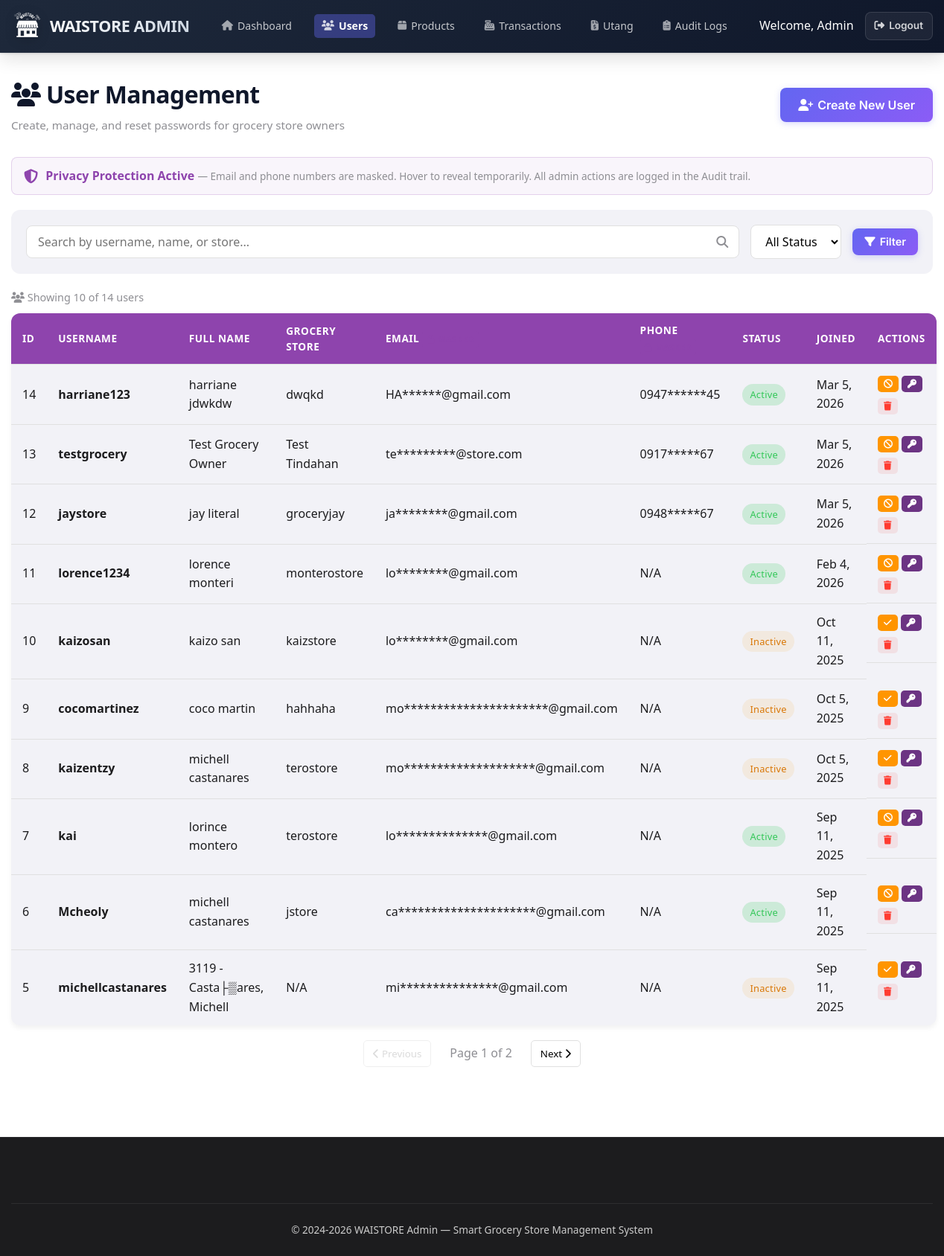
/admin_users.php (signed in), run on the app's committed database.
### tables this page shows
CREATE TABLE `users` (
  `id` int(10) unsigned NOT NULL AUTO_INCREMENT,
  `username` varchar(30) NOT NULL,
  `password` varchar(255) NOT NULL,
  `email` varchar(50) DEFAULT NULL,
  `full_name` varchar(100) DEFAULT NULL,
  `store_name` varchar(100) DEFAULT NULL,
  `phone` varchar(20) DEFAULT NULL,
  `google_id` varchar(255) DEFAULT NULL,
  `is_verified` tinyint(1) DEFAULT 0,
  `verification_token` varchar(64) DEFAULT NULL,
  `created_at` timestamp NULL DEFAULT current_timestamp(),
  `updated_at` timestamp NULL DEFAULT current_timestamp() ON UPDATE current_timestamp(),
  `reset_token` varchar(64) DEFAULT NULL,
  `reset_expires` datetime DEFAULT NULL,
  `last_logout` timestamp NULL DEFAULT NULL,
  `address` varchar(255) DEFAULT NULL,
  `has_seen_tutorial` tinyint(1) DEFAULT 0,
  `profile_image` varchar(255) DEFAULT NULL,
  PRIMARY KEY (`id`),
  UNIQUE KEY `username` (`username`),
  UNIQUE KEY `google_id` (`google_id`),
  UNIQUE KEY `verification_token` (`verification_token`),
  UNIQUE KEY `reset_token` (`reset_token`)
);

### admin_users.php (the view, shortened to what this page needs)
<?php
require_once 'db_connection.php';
$search = $_GET['search'] ?? '';
$page = max(1, intval($_GET['page'] ?? 1));
$limit = 10;
$offset = ($page - 1) * $limit;
$error = null;
$query = "SELECT * FROM users WHERE 1=1";
$count_q = "SELECT COUNT(*) as total FROM users WHERE 1=1";
$params = [];
$cs = $pdo->prepare($count_q);
$cs->execute($params);
$total_users = $cs->fetch()['total'];
$total_pages = ceil($total_users / $limit);
$query .= " ORDER BY created_at DESC LIMIT $limit OFFSET $offset";
try {
    $stmt = $pdo->prepare($query);
    $stmt->execute($params);
    $users = $stmt->fetchAll();
} catch (PDOException $e) {
    $error = $error ?? ("Database error: " . $e->getMessage());
    $users = [];
}
function maskEmail($email)
{
    $parts = explode('@', $email);
    return substr($parts[0], 0, 2) . str_repeat('*', max(3, strlen($parts[0]) - 2)) . '@' . $parts[1];
}
function maskPhone($phone)
{
    if (empty($phone))
        return 'N/A';
    $c = preg_replace('/[^0-9]/', '', $phone);
    return substr($c, 0, 4) . str_repeat('*', strlen($c) - 6) . substr($c, -2);
}
?>
<!DOCTYPE html>
<html lang="en">
<head>
    <link rel="stylesheet" href="https://cdnjs.cloudflare.com/ajax/libs/font-awesome/6.4.0/css/all.min.css">
    <link rel="stylesheet" href="waistore-global.css">
</head>
<body>
    <header>
        <div class="container">
            <div class="header-content">
                <div class="logo">
                    <img src="WAIS_LOGO.png" alt="WAISTORE Logo" style="height: 60px; width: 150px;">
                    <span>WAISTORE ADMIN</span>
                </div>
                <nav>
                    <ul>
                        <li><a href="admin.php"><i class="fas fa-home"></i> Dashboard</a></li>
                        <li><a href="admin_users.php" class="active"><i class="fas fa-users"></i> Users</a></li>
                        <li><a href="admin_products.php"><i class="fas fa-box"></i> Products</a></li>
                        <li><a href="admin_transactions.php"><i class="fas fa-cash-register"></i> Transactions</a></li>
                        <li><a href="admin_debts.php"><i class="fas fa-file-invoice-dollar"></i> Utang</a></li>
                        <li><a href="admin_audit.php"><i class="fas fa-clipboard-list"></i> Audit Logs</a></li>
                    </ul>
                </nav>
                <div class="user-actions">
                    <span>Welcome, Admin</span>
                    <a href="admin_logout.php" class="btn btn-outline"><i class="fas fa-sign-out-alt"></i> Logout</a>
                </div>
            </div>
        </div>
    </header>
    <section class="dashboard">
        <div class="container">
            <div class="dashboard-header">
                <div>
                    <h1><i class="fas fa-users"></i> User Management</h1>
                    <p style="color: var(--gray);">Create, manage, and reset passwords for grocery store owners</p>
                </div>
                <button class="btn btn-primary" onclick="openCreateModal()"
                    style="font-size: 1rem; padding: 12px 24px;">
                    <i class="fas fa-user-plus"></i> Create New User
                </button>
            </div>
            <div
                style="background: rgba(142,68,173,0.05); border: 1px solid rgba(142,68,173,0.2); border-radius: 8px; padding: 12px 16px; margin-bottom: 20px; display: flex; align-items: center; gap: 10px;">
                <i class="fas fa-shield-alt" style="color: var(--admin-primary); font-size: 1.2rem;"></i>
                <div>
                    <strong style="color: var(--admin-primary);">Privacy Protection Active</strong>
                    <span style="color: var(--gray); font-size: 0.85rem;"> — Email and phone numbers are masked. Hover
                        to reveal temporarily. All admin actions are logged in the Audit trail.</span>
                </div>
            </div>
            <div class="filters">
                <div class="search-box">
                    <input type="text" id="search" placeholder="Search by username, name, or store..."
                        value="<?php echo htmlspecialchars($search); ?>">
                    <i class="fas fa-search"></i>
                </div>
                <select id="status-filter" class="filter-select">
                    <option value="">All Status</option>
                </select>
                <button class="btn btn-primary" onclick="applyFilters()"><i class="fas fa-filter"></i> Filter</button>
            </div>
            <div style="margin-bottom: 10px; color: var(--gray); font-size: 0.9rem;">
                <i class="fas fa-users"></i> Showing <?php echo count($users); ?> of <?php echo $total_users; ?> users
            </div>
            <table class="data-table">
                <thead>
                    <tr>
                        <th>ID</th>
                        <th>Username</th>
                        <th>Full Name</th>
                        <th>Grocery Store</th>
                        <th>Email <span class="privacy-badge"><i class="fas fa-lock"></i> Masked</span></th>
                        <th>Phone <span class="privacy-badge"><i class="fas fa-lock"></i> Masked</span></th>
                        <th>Status</th>
                        <th>Joined</th>
                        <th>Actions</th>
                    </tr>
                </thead>
                <tbody>
                    <?php if (empty($users)): ?>
                        <tr>
                            <td colspan="9" style="text-align: center; padding: 40px;">
                                <i class="fas fa-users"
                                    style="font-size: 3rem; color: var(--gray); display: block; margin-bottom: 10px;"></i>
                                No users found. Click "Create New User" to add a grocery store owner.
                            </td>
                        </tr>
                    <?php else: ?>
                        <?php foreach ($users as $user): ?>
                            <tr>
                                <td><?php echo $user['id']; ?></td>
                                <td><strong><?php echo htmlspecialchars($user['username']); ?></strong></td>
                                <td><?php echo htmlspecialchars($user['full_name']); ?></td>
                                <td><?php echo htmlspecialchars($user['store_name'] ?? 'N/A'); ?></td>
                                <td>
                                    <span class="masked-data"
                                        title="<?php echo htmlspecialchars($user['email']); ?>"><?php echo maskEmail($user['email']); ?></span>
                                </td>
                                <td>
                                    <span class="masked-data"
                                        title="<?php echo htmlspecialchars($user['phone'] ?? ''); ?>"><?php echo maskPhone($user['phone'] ?? ''); ?></span>
                                </td>
                                <td>
                                    <span
                                        class="status-badge <?php echo $user['is_verified'] ? 'status-verified' : 'status-pending'; ?>">
                                        <?php echo $user['is_verified'] ? 'Active' : 'Inactive'; ?>
                                    </span>
                                </td>
                                <td><?php echo date('M j, Y', strtotime($user['created_at'])); ?></td>
                                <td class="action-buttons">
                                    <form method="POST" style="display: inline;">
                                        <button type="submit" name="action" value="toggle_verification"
                                            class="action-btn toggle-btn"
                                            title="<?php echo $user['is_verified'] ? 'Deactivate' : 'Activate'; ?>">
                                            <i class="fas fa-<?php echo $user['is_verified'] ? 'ban' : 'check'; ?>"></i>
                                        </button>
                                    </form>
                                    <form method="POST" style="display: inline;"
                                        onsubmit="return confirm('Reset password for <?php echo htmlspecialchars($user['username']); ?>? A new temporary password will be generated.');">
                                        <button type="submit" name="action" value="reset_password" class="action-btn reset-btn"
                                            title="Reset Password">
                                            <i class="fas fa-key"></i>
                                        </button>
                                    </form>
                                    <form method="POST" style="display: inline;"
                                        onsubmit="return confirm('⚠️ DELETE user <?php echo htmlspecialchars($user['username']); ?> and ALL their data (products, transactions, debts)? This CANNOT be undone!');">
                                        <button type="submit" name="action" value="delete_user" class="action-btn delete-btn"
                                            title="Delete User">
                                            <i class="fas fa-trash"></i>
                                        </button>
                                    </form>
                                </td>
                            </tr>
                        <?php endforeach; ?>
                    <?php endif; ?>
                </tbody>
            </table>
            <?php if ($total_pages > 1): ?>
                <div class="pagination">
                    <button class="pagination-btn <?php echo $page <= 1 ? 'disabled' : ''; ?>"
                        onclick="changePage(<?php echo $page - 1; ?>)" <?php echo $page <= 1 ? 'disabled' : ''; ?>>
                        <i class="fas fa-chevron-left"></i> Previous
                    </button>
                    <span class="pagination-info">Page <?php echo $page; ?> of <?php echo $total_pages; ?></span>
                    <button class="pagination-btn <?php echo $page >= $total_pages ? 'disabled' : ''; ?>"
                        onclick="changePage(<?php echo $page + 1; ?>)" <?php echo $page >= $total_pages ? 'disabled' : ''; ?>>
                        Next <i class="fas fa-chevron-right"></i>
                    </button>
                </div>
            <?php endif; ?>
        </div>
    </section>
    <footer>
        <div class="container">
            <div class="footer-bottom">
                <p>&copy; 2024-2026 WAISTORE Admin &mdash; Smart Grocery Store Management System</p>
            </div>
        </div>
    </footer>
</body>
</html>

### admin_users.php (style rules this page uses)
:root { --primary: #2D5BFF; --primary-dark: #1A46E0; --secondary: #FF9E1A; --accent: #34C759; --danger: #FF3B30; --warning: #FF9500; --light: #F8F9FA; --dark: #1C1C1E; --gray: #8E8E93; --background: #FFFFFF; --card-bg: #F2F2F7; --admin-primary: #8E44AD; --admin-dark: #6C3483; }
* { margin: 0; padding: 0; box-sizing: border-box; font-family: 'Segoe UI', Tahoma, Geneva, Verdana, sans-serif; }
body { background-color: var(--background); color: var(--dark); line-height: 1.6; }
.container { max-width: 1400px; margin: 0 auto; padding: 0 15px; }
header { background: linear-gradient(135deg, var(--admin-primary), var(--admin-dark)); color: white; padding: 15px 0; box-shadow: 0 2px 10px rgba(0, 0, 0, 0.1); position: sticky; top: 0; z-index: 100; }
.header-content { display: flex; justify-content: space-between; align-items: center; }
.logo { display: flex; align-items: center; gap: 10px; font-size: 1.5rem; font-weight: 700; }
nav ul { display: flex; list-style: none; gap: 20px; }
nav a { color: white; text-decoration: none; font-weight: 500; padding: 5px 10px; border-radius: 5px; transition: background 0.3s; }
nav a:hover, nav a.active { background: rgba(255, 255, 255, 0.15); }
.user-actions { display: flex; align-items: center; gap: 15px; }
.btn { padding: 8px 16px; border-radius: 8px; border: none; font-weight: 600; cursor: pointer; transition: all 0.3s; display: inline-flex; align-items: center; gap: 6px; text-decoration: none; font-size: 0.9rem; }
.btn-primary { background: var(--admin-primary); color: white; }
.btn-outline { background: transparent; border: 1px solid white; color: white; }
.dashboard { padding: 30px 0; }
.dashboard-header { display: flex; justify-content: space-between; align-items: center; margin-bottom: 30px; flex-wrap: wrap; gap: 15px; }
.dashboard-header h1 { font-size: 2rem; }
.filters { background: var(--card-bg); padding: 20px; border-radius: 12px; margin-bottom: 20px; display: flex; flex-wrap: wrap; gap: 15px; align-items: center; }
.search-box { flex: 1; min-width: 250px; position: relative; }
.search-box input { width: 100%; padding: 10px 40px 10px 15px; border: 1px solid #e0e0e0; border-radius: 8px; font-size: 1rem; }
.search-box i { position: absolute; right: 15px; top: 50%; transform: translateY(-50%); color: var(--gray); }
.filter-select { padding: 10px 15px; border: 1px solid #e0e0e0; border-radius: 8px; background: white; font-size: 1rem; }
.data-table { width: 100%; border-collapse: collapse; background: var(--card-bg); border-radius: 12px; overflow: hidden; box-shadow: 0 4px 6px rgba(0, 0, 0, 0.05); }
.data-table th, .data-table td { padding: 12px 15px; text-align: left; border-bottom: 1px solid #e0e0e0; }
.data-table th { background: var(--admin-primary); color: white; font-weight: 600; font-size: 0.85rem; text-transform: uppercase; letter-spacing: 0.5px; }
.data-table tr:last-child td { border-bottom: none; }
.status-badge { padding: 4px 10px; border-radius: 20px; font-size: 0.8rem; font-weight: 500; }
.status-verified { background: rgba(52, 199, 89, 0.2); color: var(--accent); }
.status-pending { background: rgba(255, 149, 0, 0.2); color: var(--warning); }
.action-buttons { display: flex; gap: 4px; flex-wrap: wrap; }
.action-btn { padding: 5px 8px; border: none; border-radius: 5px; cursor: pointer; font-size: 0.75rem; transition: all 0.3s; display: inline-flex; align-items: center; gap: 3px; }
.delete-btn { background: var(--danger); color: white; }
.toggle-btn { background: var(--warning); color: white; }
.reset-btn { background: #6C3483; color: white; }
.pagination { display: flex; justify-content: center; align-items: center; gap: 10px; margin-top: 20px; }
.pagination-btn { padding: 8px 12px; border: 1px solid #e0e0e0; background: white; border-radius: 5px; cursor: pointer; transition: all 0.3s; }
.pagination-btn.disabled { opacity: 0.5; cursor: not-allowed; }
.pagination-info { margin: 0 15px; color: var(--gray); }
.privacy-badge { display: inline-flex; align-items: center; gap: 4px; font-size: 0.7rem; background: rgba(142, 68, 173, 0.1); color: var(--admin-primary); padding: 2px 6px; border-radius: 4px; }
footer { background: var(--dark); color: white; padding: 30px 0; margin-top: 50px; }
.footer-bottom { text-align: center; color: #ccc; }

### data on the page
users: id "14", username "harriane123", full_name "harriane jdwkdw", store_name "dwqkd", email "HA******@gmail.com", phone "0947******45", is_verified "Active", created_at "Mar 5, 2026"
users: id "13", username "testgrocery", full_name "Test Grocery Owner", store_name "Test Tindahan", email "te*********@store.com", phone "0917*****67", is_verified "Active", created_at "Mar 5, 2026"
users: id "12", username "jaystore", full_name "jay literal", store_name "groceryjay", email "ja********@gmail.com", phone "0948*****67", is_verified "Active", created_at "Mar 5, 2026"
users: id "11", username "lorence1234", full_name "lorence monteri", store_name "monterostore", email "lo********@gmail.com", phone "N/A", is_verified "Active", created_at "Feb 4, 2026"
users: id "10", username "kaizosan", full_name "kaizo san", store_name "kaizstore", email "lo********@gmail.com", phone "N/A", is_verified "Inactive", created_at "Oct 11, 2025"
users: id "9", username "cocomartinez", full_name "coco martin", store_name "hahhaha", email "mo**********************@gmail.com", phone "N/A", is_verified "Inactive", created_at "Oct 5, 2025"
users: id "8", username "kaizentzy", full_name "michell castanares", store_name "terostore", email "mo********************@gmail.com", phone "N/A", is_verified "Inactive", created_at "Oct 5, 2025"
users: id "7", username "kai", full_name "lorince montero", store_name "terostore", email "lo**************@gmail.com", phone "N/A", is_verified "Active", created_at "Sep 11, 2025"
users: id "6", username "Mcheoly", full_name "michell castanares", store_name "jstore", email "ca*********************@gmail.com", phone "N/A", is_verified "Active", created_at "Sep 11, 2025"
users: id "5", username "michellcastanares", full_name "3119 - Casta├▒ares, Michell", store_name "N/A", email "mi***************@gmail.com", phone "N/A", is_verified "Inactive", created_at "Sep 11, 2025"

### other printed values
count($users) "10"
$total_users "14"
$page "1"
$total_pages "2"
